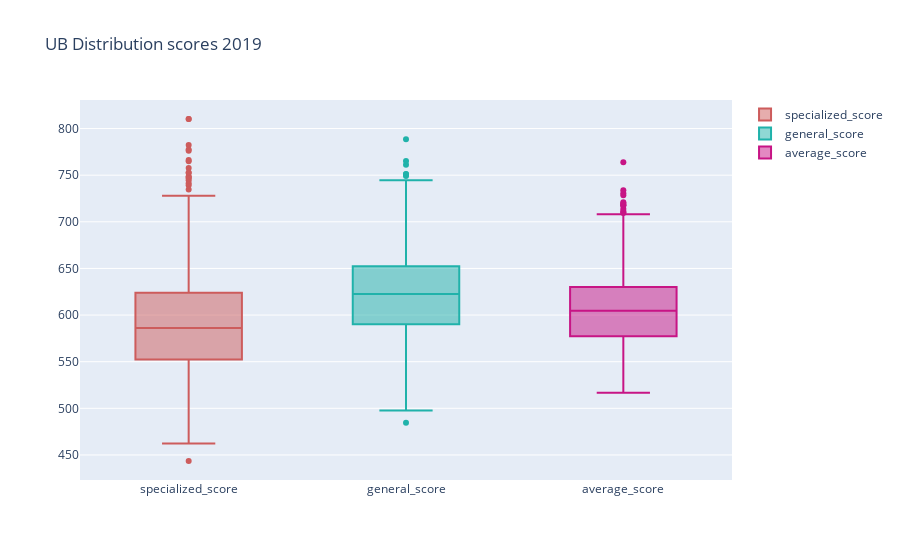

Write notebook code for a chart like this one.
### Code cell
fig = go.Figure()
fig.add_trace(go.Box(y=df_univ_braw_clear['specialized_score'], name='specialized_score',
                marker_color = 'indianred'))
fig.add_trace(go.Box(y=df_univ_braw_clear['general_score'], name = 'general_score',
                marker_color = 'lightseagreen'))
fig.add_trace(go.Box(y=df_univ_braw_clear['average_score'], name = 'average_score',
                marker_color = 'mediumvioletred'))
fig.update_layout(title_text='UB Distribution scores 2019')
fig.show()

### Figure 1 — Plotly figure (JSON) as saved in the notebook; plotly's stock layout.template omitted (floating-point values rounded to 4 significant figures; data arrays with more than 128 entries replaced by an {"elided": "..."} marker saying what was removed)
{"data": [{"marker": {"color": "indianred"}, "name": "specialized_score", "type": "box", "y": {"elided": "1323 float values"}}, {"marker": {"color": "lightseagreen"}, "name": "general_score", "type": "box", "y": {"elided": "1323 float values"}}, {"marker": {"color": "mediumvioletred"}, "name": "average_score", "type": "box", "y": {"elided": "1323 float values"}}], "layout": {"title": {"text": "UB Distribution scores 2019"}}}
